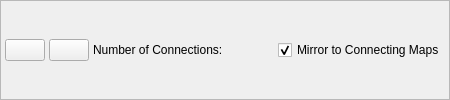
             <widget class="QFrame" name="horizontalFrame">
              <property name="sizePolicy">
               <sizepolicy hsizetype="Expanding" vsizetype="Fixed">
                <horstretch>0</horstretch>
                <verstretch>0</verstretch>
               </sizepolicy>
              </property>
              <property name="minimumSize">
               <size>
                <width>0</width>
                <height>32</height>
               </size>
              </property>
              <property name="frameShape">
               <enum>QFrame::StyledPanel</enum>
              </property>
              <property name="frameShadow">
               <enum>QFrame::Raised</enum>
              </property>
              <layout class="QHBoxLayout" name="horizontalLayout_4">
               <property name="spacing">
                <number>4</number>
               </property>
               <property name="leftMargin">
                <number>4</number>
               </property>
               <property name="topMargin">
                <number>4</number>
               </property>
               <property name="rightMargin">
                <number>4</number>
               </property>
               <property name="bottomMargin">
                <number>4</number>
               </property>
               <item>
                <widget class="QPushButton" name="pushButton_AddConnection">
                 <property name="sizePolicy">
                  <sizepolicy hsizetype="Minimum" vsizetype="Fixed">
                   <horstretch>0</horstretch>
                   <verstretch>0</verstretch>
                  </sizepolicy>
                 </property>
                 <property name="toolTip">
                  <string>&lt;html&gt;&lt;head/&gt;&lt;body&gt;&lt;p&gt;Add a new connection.&lt;/p&gt;&lt;/body&gt;&lt;/html&gt;</string>
                 </property>
                 <property name="text">
                  <string/>
                 </property>
                 <property name="icon">
                  <iconset>
                   <activeon>:/icons/add.ico</activeon>
                  </iconset>
                 </property>
                </widget>
               </item>
               <item>
                <widget class="QPushButton" name="pushButton_RemoveConnection">
                 <property name="toolTip">
                  <string>&lt;html&gt;&lt;head/&gt;&lt;body&gt;&lt;p&gt;Remove the currently-selected connection.&lt;/p&gt;&lt;/body&gt;&lt;/html&gt;</string>
                 </property>
                 <property name="text">
                  <string/>
                 </property>
                 <property name="icon">
                  <iconset>
                   <activeon>:/icons/delete.ico</activeon>
                  </iconset>
                 </property>
                </widget>
               </item>
               <item>
                <widget class="QLabel" name="label_13">
                 <property name="text">
                  <string>Number of Connections:</string>
                 </property>
                </widget>
               </item>
               <item>
                <widget class="QLabel" name="label_NumConnections">
                 <property name="text">
                  <string/>
                 </property>
                </widget>
               </item>
               <item>
                <spacer name="horizontalSpacer_11">
                 <property name="orientation">
                  <enum>Qt::Horizontal</enum>
                 </property>
                 <property name="sizeType">
                  <enum>QSizePolicy::Expanding</enum>
                 </property>
                 <property name="sizeHint" stdset="0">
                  <size>
                   <width>40</width>
                   <height>20</height>
                  </size>
                 </property>
                </spacer>
               </item>
               <item>
                <widget class="QCheckBox" name="checkBox_MirrorConnections">
                 <property name="sizePolicy">
                  <sizepolicy hsizetype="Preferred" vsizetype="Preferred">
                   <horstretch>0</horstretch>
                   <verstretch>0</verstretch>
                  </sizepolicy>
                 </property>
                 <property name="toolTip">
                  <string>&lt;html&gt;&lt;head/&gt;&lt;body&gt;&lt;p&gt;If enabled, connections will automatically be updated on the connected map.&lt;/p&gt;&lt;/body&gt;&lt;/html&gt;</string>
                 </property>
                 <property name="text">
                  <string>Mirror to Connecting Maps</string>
                 </property>
                 <property name="checked">
                  <bool>true</bool>
                 </property>
                </widget>
               </item>
              </layout>
             </widget>
